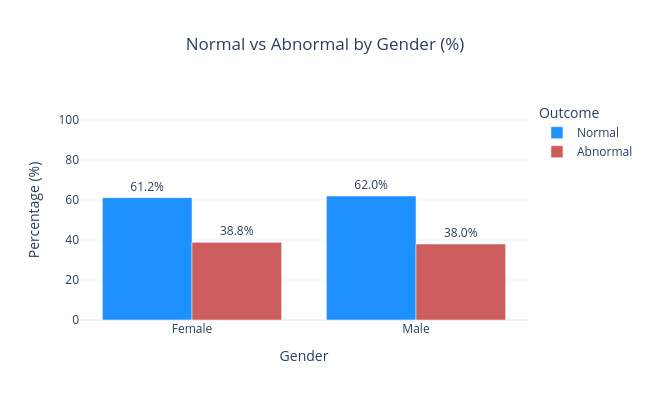

Notebook code cell kept with this figure:
### Code cell
gender_plot = gender_percent.reset_index().melt(
    id_vars='Gender',
    var_name='Outcome',
    value_name='Percentage'
)

fig = px.bar(
    gender_plot,
    x='Gender',
    y='Percentage',
    color='Outcome',
    barmode='group',
    text=gender_plot['Percentage'].round(1).astype(str) + '%',
    color_discrete_map={
        'Normal': 'dodgerblue',
        'Abnormal': 'indianred'
    },
    title='Normal vs Abnormal by Gender (%)'
)

fig.update_traces(textposition='outside')

fig.update_layout(
    template='plotly_white',
    width=650,
    height=400,
    title_x=0.5,
    yaxis_title='Percentage (%)',
    xaxis_title='Gender',
    yaxis_range=[0, 110]
)

fig.show()

### Figure 1 — Plotly figure (JSON) as saved in the notebook; plotly's stock layout.template omitted (floating-point values rounded to 4 significant figures)
{"data": [{"alignmentgroup": "True", "hovertemplate": "Outcome=Normal<br>Gender=%{x}<br>Percentage=%{y}<br>text=%{text}<extra></extra>", "legendgroup": "Normal", "marker": {"color": "dodgerblue", "pattern": {"shape": ""}}, "name": "Normal", "offsetgroup": "Normal", "orientation": "v", "showlegend": true, "text": ["61.2%", "62.0%"], "textposition": "outside", "type": "bar", "x": ["Female", "Male"], "xaxis": "x", "y": [61.19, 62.0], "yaxis": "y"}, {"alignmentgroup": "True", "hovertemplate": "Outcome=Abnormal<br>Gender=%{x}<br>Percentage=%{y}<br>text=%{text}<extra></extra>", "legendgroup": "Abnormal", "marker": {"color": "indianred", "pattern": {"shape": ""}}, "name": "Abnormal", "offsetgroup": "Abnormal", "orientation": "v", "showlegend": true, "text": ["38.8%", "38.0%"], "textposition": "outside", "type": "bar", "x": ["Female", "Male"], "xaxis": "x", "y": [38.81, 38.0], "yaxis": "y"}], "layout": {"barmode": "group", "height": 400, "legend": {"title": {"text": "Outcome"}, "tracegroupgap": 0}, "title": {"text": "Normal vs Abnormal by Gender (%)", "x": 0.5}, "width": 650, "xaxis": {"anchor": "y", "domain": [0, 1], "title": {"text": "Gender"}}, "yaxis": {"anchor": "x", "domain": [0, 1], "range": [0, 110], "title": {"text": "Percentage (%)"}}}}
